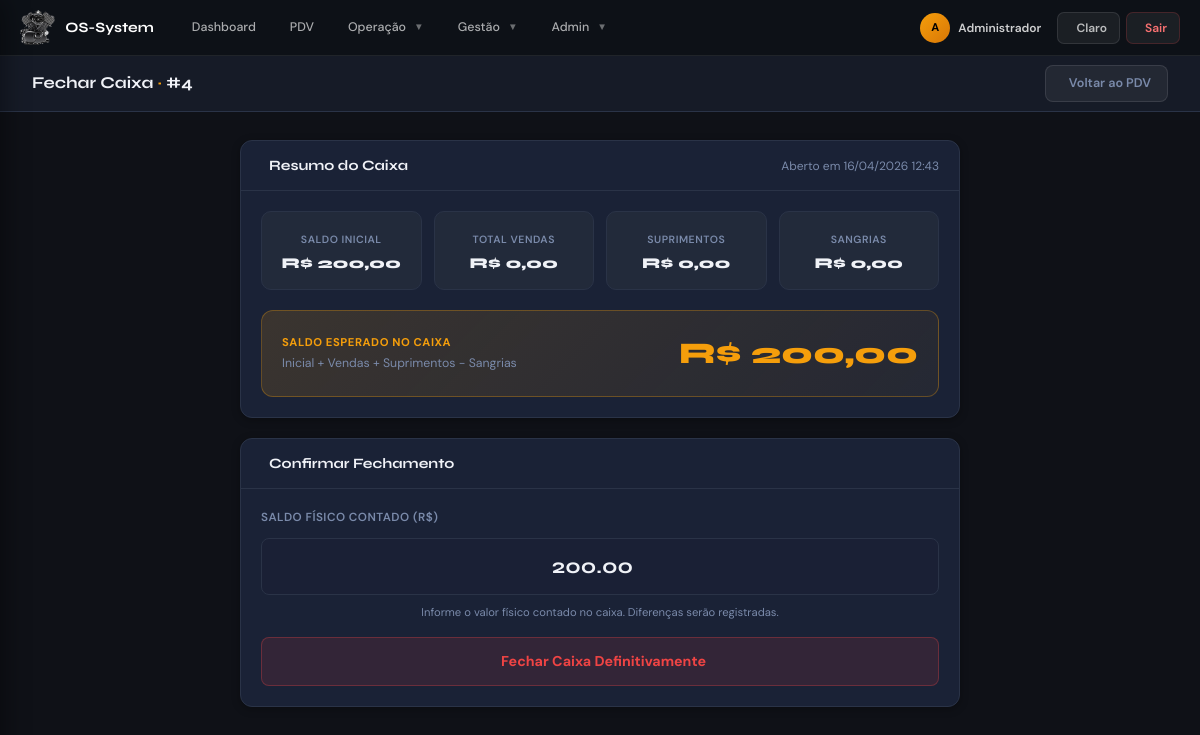
Screenshot of /modules/pdv/fechar_caixa.php (signed in) with the database file from the repository.
### tables this page shows
CREATE TABLE IF NOT EXISTS `caixa` (
  `id`                 INT(11) NOT NULL AUTO_INCREMENT,
  `data_abertura`      TIMESTAMP DEFAULT CURRENT_TIMESTAMP,
  `data_fechamento`    TIMESTAMP NULL DEFAULT NULL,
  `saldo_inicial`      DECIMAL(10,2) NOT NULL DEFAULT 0.00,
  `saldo_final`        DECIMAL(10,2) DEFAULT NULL,
  `total_vendas`       DECIMAL(10,2) DEFAULT 0.00,
  `total_sangrias`     DECIMAL(10,2) DEFAULT 0.00,
  `total_suprimentos`  DECIMAL(10,2) DEFAULT 0.00,
  `status`             ENUM('aberto','fechado') DEFAULT 'aberto',
  `usuario_abertura`   INT(11) DEFAULT NULL,
  `usuario_fechamento` INT(11) DEFAULT NULL,
  `created_by`         INT(11) DEFAULT NULL,
  PRIMARY KEY (`id`)
);

### modules/pdv/fechar_caixa.php (the view, shortened to what this page needs)
<?php
require_once '../../config/config.php';
$stmt = $db->prepare("SELECT * FROM caixa WHERE status = 'aberto' ORDER BY id DESC LIMIT 1");
$stmt->execute();
$caixa = $stmt->fetch(PDO::FETCH_ASSOC);
$saldo_esperado = $caixa['saldo_inicial'] + $caixa['total_vendas']
                + $caixa['total_suprimentos'] - $caixa['total_sangrias'];
?>
<?php include '../../includes/sidebar.php'; ?>
<header class="os-topbar">
  <div class="topbar-title">Fechar Caixa <span style="color:var(--accent)">·</span> #<?= $caixa['id'] ?></div>
  <div class="topbar-actions">
    <a href="pdv.php" class="btn-os btn-os-ghost"><i class="ph-bold ph-arrow-left"></i> Voltar ao PDV</a>
  </div>
</header>
<main class="os-content">
<div style="max-width:720px;margin:0 auto">
  <div class="os-card" style="margin-bottom:20px">
    <div class="os-card-header">
      <div class="os-card-title"><i class="ph-bold ph-vault"></i> Resumo do Caixa</div>
      <span style="font-size:.8rem;color:var(--text-muted)">Aberto em <?= date('d/m/Y H:i', strtotime($caixa['data_abertura'])) ?></span>
    </div>
    <div class="os-card-body">
      <div class="grid-4" style="gap:12px;margin-bottom:20px">
        <?php
        $stats = [
          ['Saldo Inicial',   $caixa['saldo_inicial'],    'ph-piggy-bank',    '#38bdf8'],
          ['Total Vendas',    $caixa['total_vendas'],     'ph-trending-up',   '#22c55e'],
          ['Suprimentos',     $caixa['total_suprimentos'],'ph-arrow-up',      '#a78bfa'],
          ['Sangrias',        $caixa['total_sangrias'],   'ph-arrow-down',    '#f87171'],
        ];
        foreach ($stats as [$label, $val, $icon, $color]):
        ?>
        <div style="background:var(--bg-card2);border:1px solid var(--border);border-radius:10px;padding:14px;text-align:center">
          <div style="font-size:.7rem;color:var(--text-muted);font-weight:600;text-transform:uppercase;letter-spacing:.05em;margin-bottom:4px"><?= $label ?></div>
          <div style="font-family:'Syne',sans-serif;font-weight:800;font-size:1rem;color:var(--text)">R$ <?= number_format($val, 2, ',', '.') ?></div>
        </div>
        <?php endforeach; ?>
      </div>
      <div style="background:linear-gradient(135deg,rgba(245,158,11,.15),rgba(245,158,11,.05));border:1px solid rgba(245,158,11,.3);border-radius:12px;padding:20px;display:flex;justify-content:space-between;align-items:center">
        <div>
          <div style="font-size:.75rem;font-weight:700;color:var(--accent);text-transform:uppercase;letter-spacing:.05em">Saldo Esperado no Caixa</div>
          <div style="font-size:.82rem;color:var(--text-muted);margin-top:3px">Inicial + Vendas + Suprimentos - Sangrias</div>
        </div>
        <div style="font-family:'Syne',sans-serif;font-size:2rem;font-weight:800;color:var(--accent)">
          R$ <?= number_format($saldo_esperado, 2, ',', '.') ?>
        </div>
      </div>
    </div>
  </div>
  <div class="os-card">
    <div class="os-card-header"><div class="os-card-title"><i class="ph-bold ph-lock"></i> Confirmar Fechamento</div></div>
    <div class="os-card-body">
      <form method="POST" id="formFechamento">
        <div class="os-form-group" style="margin-bottom:16px">
          <label class="os-label">Saldo Físico Contado (R$)</label>
          <input type="number" name="saldo_final" class="os-input"
                 style="font-size:1.4rem;font-family:'Syne',sans-serif;font-weight:700;text-align:center;padding:12px"
                 step="0.01" min="0" value="<?= number_format($saldo_esperado, 2, '.', '') ?>" required>
          <div style="font-size:.75rem;color:var(--text-muted);text-align:center;margin-top:4px">
            Informe o valor físico contado no caixa. Diferenças serão registradas.
          </div>
        </div>
        <button type="submit" class="btn-os" onclick="return confirm('Confirma o fechamento do caixa?')"
                style="background:rgba(239,68,68,.12);border:1px solid rgba(239,68,68,.3);color:#ef4444;width:100%;justify-content:center;padding:13px;font-size:.95rem;font-weight:700">
          <i class="ph-bold ph-lock"></i> Fechar Caixa Definitivamente
        </button>
      </form>
    </div>
  </div>
</div>
</main>
<?php include '../../includes/footer.php'; ?>

### includes/sidebar.php (style rules this page uses)
.os-topbar { top: 56px; }

### rows the page displays
caixa: id "4", data_abertura "16/04/2026 12:43", saldo_esperado "200,00", saldo_final "200.00"

### other values shown
$_sistemaConfig['nome_sistema'] "OS-System"
$iniciais "A"
$usuario['nome'] "Administrador"
$label "SALDO INICIAL"
$val "200,00"
$label "TOTAL VENDAS"
$val "0,00"
$label "SUPRIMENTOS"
$label "SANGRIAS"
